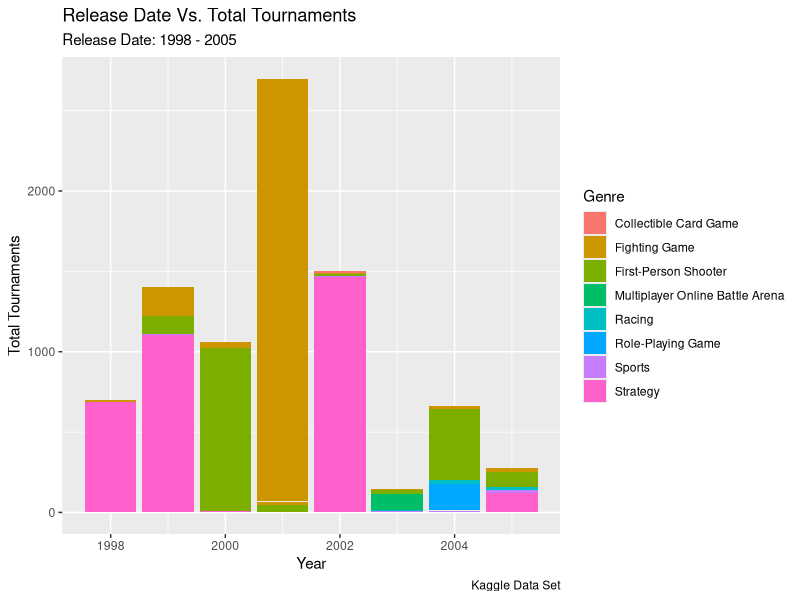
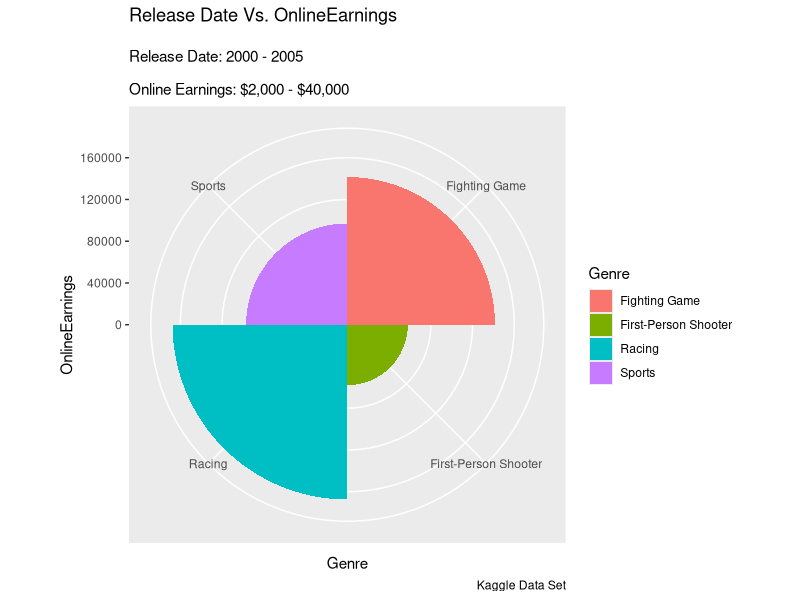
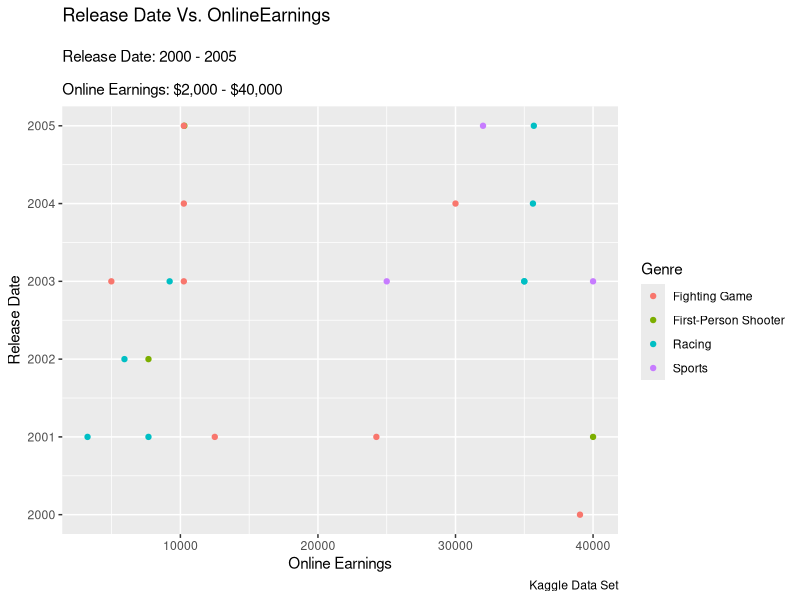
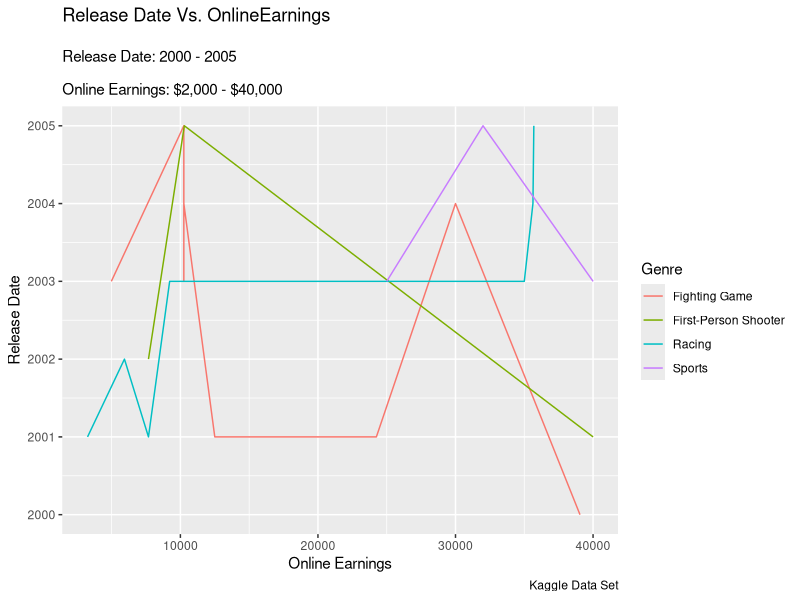

Write the R code that produced these figures, in order.
## ---- chunk 1
install.packages("tidyverse")
install.packages("readr")
## ---- chunk 2
library(tidyverse)
library(readr)
## ---- chunk 3
Esports <- read.csv("GeneralEsportData.csv")

Esports
## ---- chunk 4

# The Data set will be filter to feature only the Release Dates greater than or equal to 1998 and less than or equal to 2005

dataFilter <- filter(Esports, ReleaseDate >= 1998 & ReleaseDate <= 2005)

dataFilter
## ---- chunk 5

# The data after filtering will than be process for selection of specific columns of (Release Date, Total Tournaments, and Genre).

barGraph <- select(dataFilter,ReleaseDate, TotalTournaments, Genre)

barGraph
## ---- chunk 6
# Finally, the final process will than be used to create our bar graph of total tournaments withing a an 8 year period while being fill with the Genre column to specify which genre was used. The labels were also given to the graph to help the viewer understand what is going on.

ggplot(data = barGraph, mapping = aes(x = ReleaseDate, y = TotalTournaments, fill = Genre, bins = 17)) + geom_bar(stat = "identity") + labs(title = "Release Date Vs. Total Tournaments", subtitle = "Release Date: 1998 - 2005", x = "Year", y = "Total Tournaments", caption = "Kaggle Data Set")
## ---- chunk 7
# Created a new data sets that has filter values of release dates between 2000-2005 and Online Earnings $2,000- $40,000.

# This choice was made to please the viewer with better visuals. The data set alone with only filtering release date will be to much data that the visuals will be all mush together making it hard to read. 

# Therefore, the decision was made to make the data set even smaller for better visuals.

genreEarnings <- filter(Esports, ReleaseDate >= 2000 & ReleaseDate <= 2005 & OnlineEarnings <= 40000 & OnlineEarnings >= 2000)

genreEarnings
## ---- chunk 8
# Once the GenreEarnings data set is establish, now comes the selection of columns to paste on my pie chart. The columns used where OnlineEarnings and Genre from the GenreEarnings Data set.

pieSelect <- select(genreEarnings, OnlineEarnings, Genre)

pieSelect
## ---- chunk 9
# Finally the pie chart may be made with our columns that we had chosen before. To make the visual easier to read I decided to fill the pie chart with the genre columns. The labels were also given to the graph to help the viewer understand what is going on.

ggplot(data = pieSelect, aes(x= OnlineEarnings, y = Genre, fill= Genre)) + geom_bar(stat="identity", width=1) + coord_polar("y", start=0) + labs(title = "Release Date Vs. OnlineEarnings", subtitle = "\nRelease Date: 2000 - 2005\n\nOnline Earnings: $2,000 - $40,000", x = "OnlineEarnings", y = "Genre", caption = "Kaggle Data Set")
## ---- chunk 10
# Since the data set of GenreEarnings is a valid short set of small values. I decided to reused the same data set and only change the selection section by adding Release Date.

scatterPlot <- select(genreEarnings, OnlineEarnings, ReleaseDate, Genre)

scatterPlot
## ---- chunk 11
# The plot was design to show the online earnings at specific release dates from different genres. Uses the same points, except the y-axis is replace with Release Date to represent different online earnings on the specific year is was release. The labels were also given to the graph to help the viewer understand what is going on.


ggplot(data = scatterPlot, mapping = aes(x = OnlineEarnings, y = ReleaseDate, color = Genre)) + geom_point() + labs(title = "Release Date Vs. OnlineEarnings", subtitle = "\nRelease Date: 2000 - 2005\n\nOnline Earnings: $2,000 - $40,000",x = "Online Earnings", y = "Release Date", caption = "Kaggle Data Set")
## ---- chunk 12
# Since the data set of GenreEarnings is a valid short set of small values. I decided to reused the same data set and only change the selection section by adding Release Date.

linePlot <- select(genreEarnings, OnlineEarnings, ReleaseDate, Genre)

linePlot
## ---- chunk 13
# The plot was design to show the online earnings at specific release dates from different genres. Uses the same points, except the y-axis is replace with Release Date to represent different online earnings on the specific year it was release. The labels were also given to the graph to help the viewer understand what is going on.


ggplot(data = linePlot, mapping = aes(x = OnlineEarnings, y = ReleaseDate, color = Genre)) + geom_line() + labs(title = "Release Date Vs. OnlineEarnings", subtitle = "\nRelease Date: 2000 - 2005\n\nOnline Earnings: $2,000 - $40,000",x = "Online Earnings", y = "Release Date", caption = "Kaggle Data Set")
